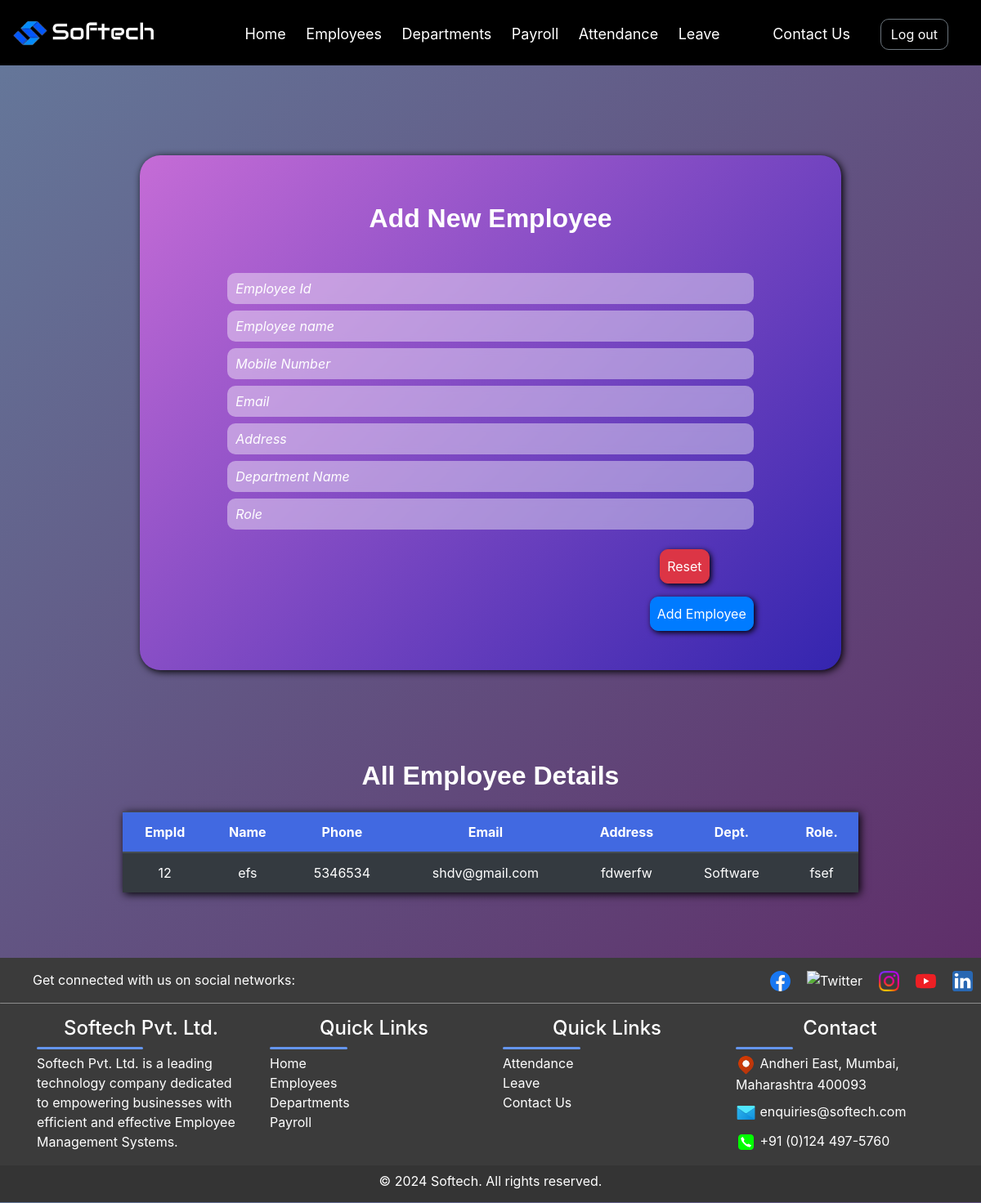
The page /employee on the database as committed earlier.
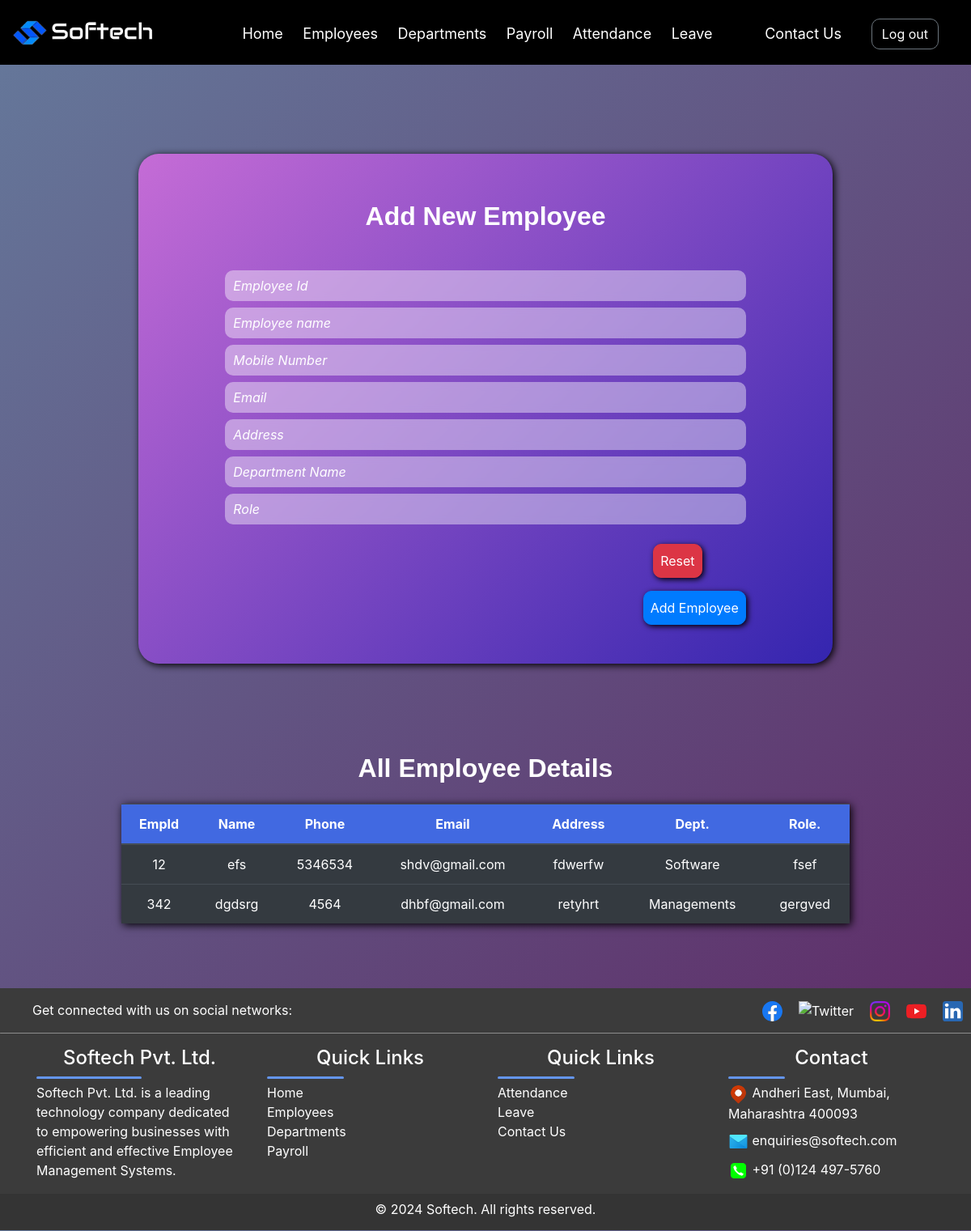
The same page on the database as committed later.
### app/models.py (models this page shows, shortened)
class Employees(models.Model):
      emp_id = models.CharField(max_length=10, primary_key=True)
      emp_name = models.CharField(max_length=100)
      mobile_number = models.CharField(max_length=15)
      email = models.EmailField()
      address = models.TextField()
      department_name = models.ForeignKey(Departments, on_delete=models.CASCADE)
      role = models.CharField(max_length=100)

class Departments(models.Model):
      department_name = models.CharField(max_length=100, primary_key=True)
      department_status = models.CharField(max_length=100)
      def __str__(self):
        return self.department_name

### app/views.py (the view, shortened to what this page needs)
# urls.py: path('employee', views.employee_page,name="employee"),
def employee_page(request):
    employees=Employees.objects.all()
    form=EmployeesForm()
    context = {'form':form,'employee':employees}
    return render(request, 'app/employees.html', context)

### app/templates/app/employees.html (shortened to what this page needs)
{% extends "base_template/base.html" %}
{% load static %}
{% block content %}
         <form method="POST" class="bg-body py-5 text-center" id="formbackground">
            <h2 class="fs-3 fw-bold text-decoration-underline mb-5">Add New Employee</h2>
            {{form.emp_id}}
            {{form.emp_name}}
            {{form.mobile_number}}
            {{form.email}}
            {{form.address}}
            {{form.department_name}}
            {{form.role}}
            <div class="buttons w-75 mx-auto">
               <div class="row g-0">
                  <div class="col-6 text-start">
                  </div>
                  <div class="col-6 text-end">
                     <button class="btn btn-danger mt-3 me-2 p-2" id="resetBtn" style="margin-left: 45%;">Reset</button>
                     <button class="btn btn-primary mt-3 p-2" id="addBtn" type="submit" style="float: right;">Add Employee</button>
                  </div>
               </div>
            </div>
         </form>
         <div class="w-auto mx-auto">
            <h2 class="fs-3 fw-bold text-decoration-underline mb-2 mt-5">All Employee Details</h2>
            <table class="table table-dark table-hover mt-4 mb-5 text-center w-75">
               <thead class="fw-bold">
                  <th>EmpId</th>
                  <th>Name</th>
                  <th>Phone</th>
                  <th>Email</th>
                  <th>Address</th>
                  <th>Dept.</th>
                  <th>Role.</th>
               </thead>
               <tbody id="myTable">
                  {% for e in employee  %}
                  <tr>
                     <td>{{e.emp_id}}</td>
                     <td>{{e.emp_name}}</td>
                     <td>{{e.mobile_number}}</td>
                     <td>{{e.email}}</td>
                     <td>{{e.address}}</td>
                     <td>{{e.department_name}}</td>
                     <td>{{e.role}}</td>
                  </tr>
                  {% endfor %}
               </tbody>
            </table>
         </div>
      {% endblock content %}

Rows that differ between the two databases and show on the page:
added Employees: emp_id "342", emp_name "dgdsrg", mobile_number "4564", email "dhbf@gmail.com", address "retyhrt", department_name "Managements", role "gergved"
